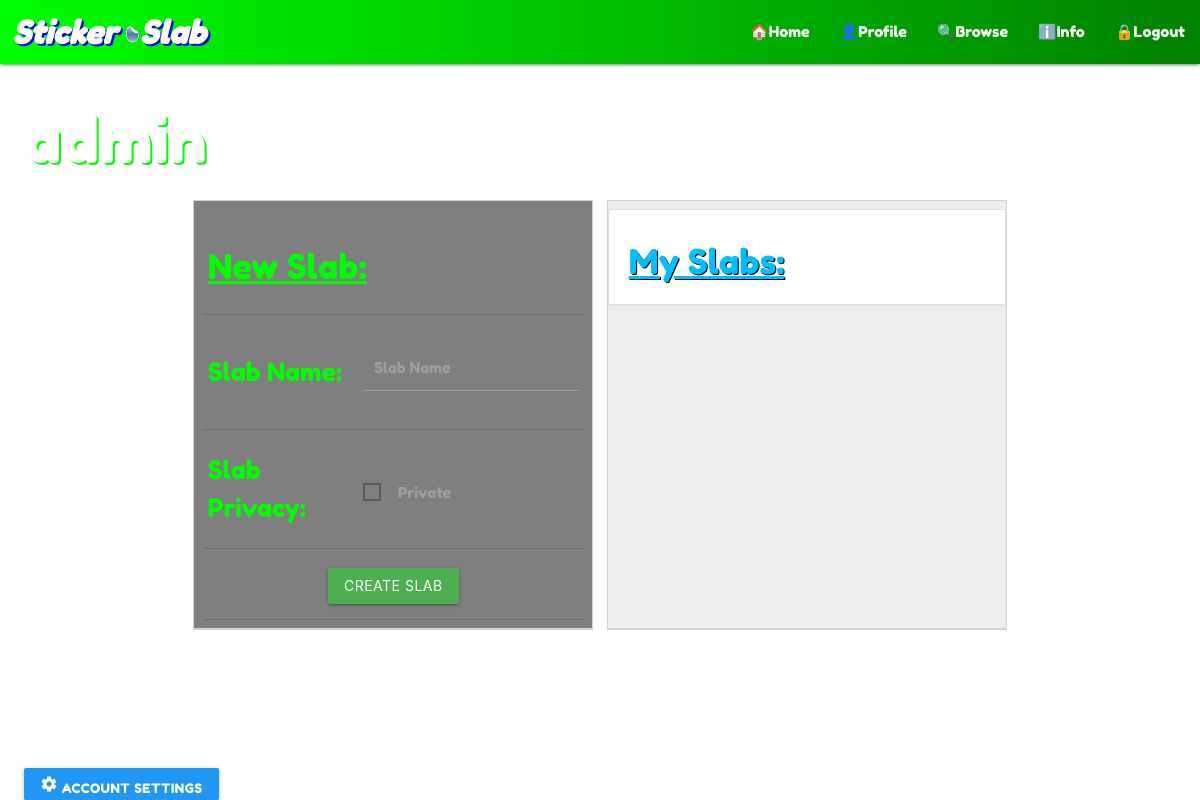
The app's page /profile/ (signed in), older data.
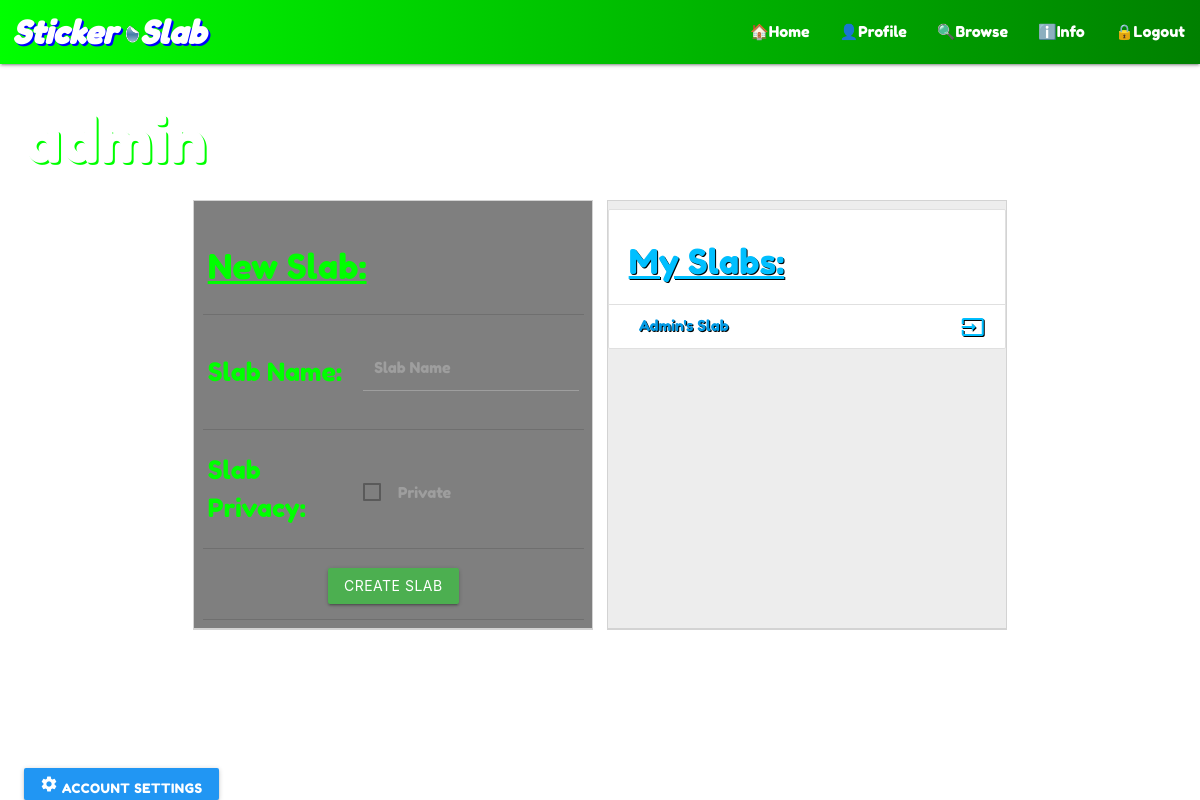
The same page, newer data.
### slab/models.py (models this page shows, shortened)
class Slab(models.Model):
    user = models.ForeignKey(User, on_delete=models.PROTECT)
    name = models.CharField(max_length=200)
    private = models.BooleanField(default=False)

### slab/views.py (the view)
# urls.py: path('profile/', views.profile, name='profile'),
@login_required
def profile(request):
    return render(request, 'profile.html', {})

### slab/templates/profile.html (shortened to what this page needs)
{% extends 'base.html' %}
{% block content %}
<h1>{{user.username}}</h1>
<div class="container">
    <div id="create_new" name="create_new" class="item col s12 m6 black_box">
        <span class="flow-text">
            <form action="{% url 'slab:create_slab' %}" method="post">
                <table>
                    <thead>
                    <th colspan="2"><h4>New Slab:</h4></th>
                    </thead>
                    <tbody>
                        <tr>
                            <td><font>Slab Name:</font></td>
                            <td>
                                <div class="input-field col s6">
                                    <input id="slab_name" name="slab_name" type="text" class="validate">
                                    <label for="slab_name">Slab Name</label>
                                </div>
                            </td>
                        </tr>
                        <tr>
                            <td><font>Slab Privacy:</font></td>
                            <td>
                                <p>
                                    <label>
                                        <span>Private</span>
                                    </label>
                                </p>
                            </td>
                        </tr>
                        <tr>
                            <td colspan ="2"><center><button class="btn btn-primary green" type="submit">Create Slab</button></center></td>
                        </tr>
                    </tbody>
                </table>
            </form>
        </span>
    </div>
    <div id="my_slabs" name="my_slabs" class="item col s12 m6 white_list_box">
        <ul class="collection with-header">
            <li class="collection-header"><h4>My Slabs:</h4></li>
            {% for slab in user.slab_set.all %}
            <li class="collection-item"><a href="{% url 'slab:show_slab' slab.id %}"><font>{{slab.name}}</font><div class="secondary-content"><i class="material-icons icon-blue">input</i></div></a></li>
            {% endfor %}
        </ul>
    </div>
</div>
<div class="main_div">
    <footer>
        <a class="dropdown-trigger waves-effect waves-light btn-small blue" data-target='dropdown1'>
            <i class="material-icons">settings</i> Account Settings</a>
    </footer>
</div>
{% endblock %}

### slab/templates/base.html (shortened to what this page needs)
{% load static %}
<!DOCTYPE html>
<html lang="en">
<head>
    <link rel="stylesheet" type="text/css" href="{% static 'slab/style.css' %}"/>
    <link rel="stylesheet" href="https://cdnjs.cloudflare.com/ajax/libs/materialize/1.0.0/css/materialize.min.css">
</head>
<body>
    <nav>
        <div class="nav-wrapper">
            <a id="site_name" name="site_name" href="{% url 'slab:index' %}" class="brand-logo">
                {% load static %}
                Sticker <img id="logo" src="{% static 'slab/images/logo.png' %}" width="15" height="20" class="d-inline-block align-top" alt="Sticker Slab">Slab
            </a>
            <ul class="right hide-on-med-and-down">
                <li><a href="{% url 'slab:index' %}">🏠Home</a></li>
                <li><a href="{% url 'slab:profile' %}">👤Profile</a></li>
                <li><a href="{% url 'slab:browse' %}">🔍Browse</a></li>
                <li><a href="{% url 'slab:info' %}">ℹ️Info</a></li>
                {% if user.is_authenticated %}
                <li class="nav-item">
                    <a class="nav-link" href="{% url 'slab:signout_user' %}">🔒Logout</a>
                </li>
                {% else %}
                <li class="nav-item">
                    <a class="nav-link" href="{% url 'slab:register' %}">🔓Login</a>
                </li>
                {% endif %}
            </ul>
        </div>
    </nav>
{% block content %}
{% endblock %}
</body>
</html>

### slab/static/slab/style.css (style rules this page uses)
body { background: white url("images/background.jpg") no-repeat center center fixed; background-size: cover; max-width: 100%; overflow-x: hidden; font-family: 'Fredoka One', cursive; }
h1 { color: white; font-weight: bold; text-shadow: 2px 2px Lime; padding-left: 2%; }
h4 { text-decoration: underline; }
.main_div { margin-left: 1%; margin-right: 1%; padding-left: 1%; padding-right: 1%; }
.nav-wrapper { background: linear-gradient(to right, Lime, Green); }
#site_name { padding-left: 1%; font-weight: bold; font-style: italic; text-shadow: 2px 2px blue; flex-shrink: 1px; }
.black_box { padding: 1%; border-style: solid; border-color: LightGray; border-width: 1px; border-bottom-width: 2px; color: lime; background-color: rgba(0, 0, 0, 0.5); }
.white_list_box { border-style: solid; border-color: LightGray; border-width: 1px; border-bottom-width: 2px; color: DeepSkyBlue; text-shadow: 1px 1px black; background-color: rgba(230, 230, 230, 0.7); }
table { width: 40%; padding: 5%; border: 3px solid black; }
.container { text-align: left; display: flex; flex-direction: row; flex-wrap: wrap; align-items: stretch; align-content: space-around; justify-content: space-evenly; }
.item { display: block; width: 400px; }
i.icon-blue { color: DeepSkyBlue; }
footer { position: fixed; bottom: 0px; }

Row changes from the older to the newer data that the page shows:
added Slab: name "Admin's Slab"
